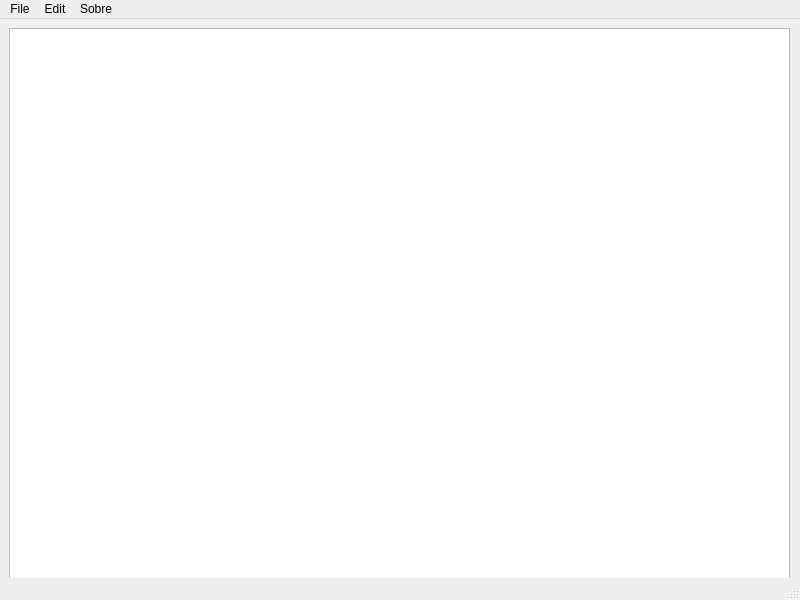
<?xml version="1.0" encoding="UTF-8"?>
<ui version="4.0">
 <class>MainWindow</class>
 <widget class="QMainWindow" name="MainWindow">
  <property name="geometry">
   <rect>
    <x>0</x>
    <y>0</y>
    <width>800</width>
    <height>600</height>
   </rect>
  </property>
  <property name="windowTitle">
   <string>Notepad</string>
  </property>
  <widget class="QWidget" name="centralwidget">
   <widget class="QWidget" name="verticalLayoutWidget">
    <property name="geometry">
     <rect>
      <x>9</x>
      <y>9</y>
      <width>781</width>
      <height>561</height>
     </rect>
    </property>
    <layout class="QVBoxLayout" name="verticalLayout">
     <item>
      <widget class="QTextEdit" name="textEdit"/>
     </item>
    </layout>
   </widget>
  </widget>
  <widget class="QMenuBar" name="menubar">
   <property name="geometry">
    <rect>
     <x>0</x>
     <y>0</y>
     <width>800</width>
     <height>24</height>
    </rect>
   </property>
   <widget class="QMenu" name="menuFile">
    <property name="title">
     <string>File</string>
    </property>
    <addaction name="actionNovo"/>
    <addaction name="actionAbrir"/>
    <addaction name="actionSalvar"/>
    <addaction name="actionSair"/>
   </widget>
   <widget class="QMenu" name="menuEdit">
    <property name="title">
     <string>Edit</string>
    </property>
    <addaction name="actionCopiar"/>
    <addaction name="actionColar"/>
    <addaction name="actionRecortar"/>
    <addaction name="actionDesfazer"/>
    <addaction name="actionRefazer"/>
   </widget>
   <widget class="QMenu" name="menuSobre">
    <property name="title">
     <string>Sobre</string>
    </property>
    <addaction name="actionSobre_o_aplicativo"/>
   </widget>
   <addaction name="menuFile"/>
   <addaction name="menuEdit"/>
   <addaction name="menuSobre"/>
  </widget>
  <widget class="QStatusBar" name="statusbar"/>
  <action name="actionNovo">
   <property name="text">
    <string>Novo</string>
   </property>
  </action>
  <action name="actionAbrir">
   <property name="text">
    <string>Abrir</string>
   </property>
  </action>
  <action name="actionSalvar">
   <property name="text">
    <string>Salvar</string>
   </property>
  </action>
  <action name="actionSair">
   <property name="text">
    <string>Sair</string>
   </property>
  </action>
  <action name="actionCopiar">
   <property name="text">
    <string>Copiar</string>
   </property>
  </action>
  <action name="actionColar">
   <property name="text">
    <string>Colar</string>
   </property>
  </action>
  <action name="actionRecortar">
   <property name="text">
    <string>Recortar</string>
   </property>
  </action>
  <action name="actionDesfazer">
   <property name="text">
    <string>Desfazer</string>
   </property>
  </action>
  <action name="actionRefazer">
   <property name="text">
    <string>Refazer</string>
   </property>
  </action>
  <action name="actionSobre_o_aplicativo">
   <property name="text">
    <string>Sobre o aplicativo</string>
   </property>
  </action>
 </widget>
 <resources/>
 <connections/>
</ui>
